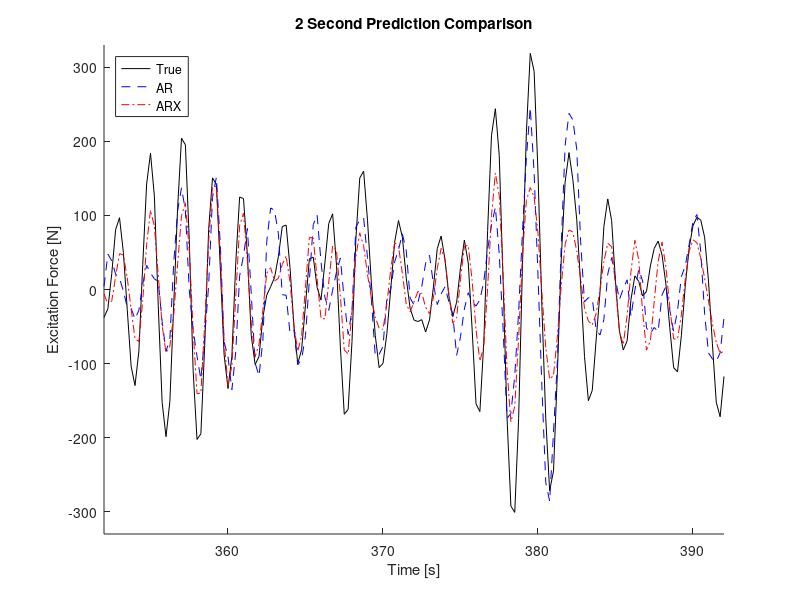
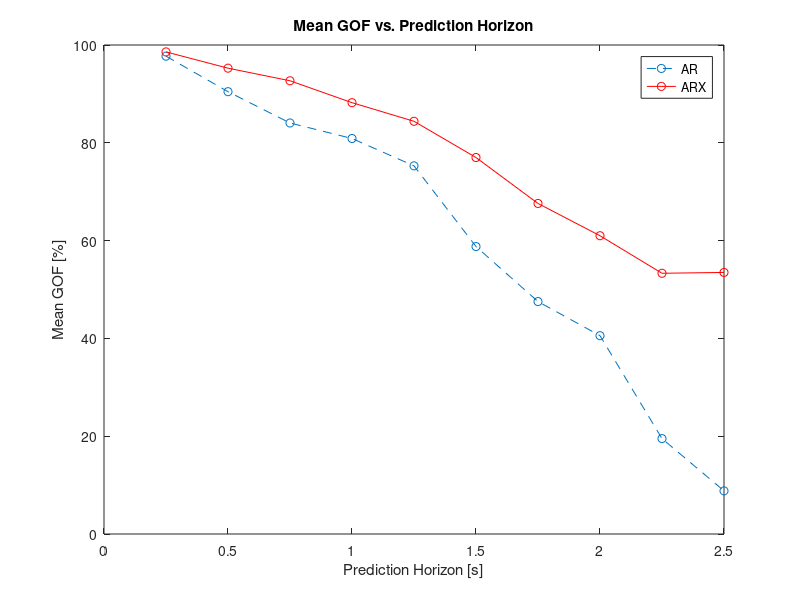

MATLAB code to generate these figures, in order: (Note: this script raises an error after producing the figures.)
% This script is written on 5/13/19
% The purpose is to plot the figures use in the third article in my
% disseration. 
% A readme type discussion follows:

% ARforecastVals.mat: comes from aving the adjusted NMSE using the AR model in NMSE_t script
% ARXforecastVals.mat: comes from saving the adjusted NMSE using the AR model in NMSE_t script
% saveTime.mat: comes from saving the time from stakedAR_ARX.m
% FexConv.mat: comes from saving the true Fex from stackedARX_ARX.m with
% the correct settings
% FexEst: comes from saving the est Fex from stackedARX_ARX.m with
% the correct settings

clear all
close all
clc
format compact
addpath(fullfile(cd, '..', filesep, 'Functions'))

load ARforecastVals.mat
    ARforecast = saveVals;
load ARXforecastVals.mat
    ARXforecast = saveVals;
load saveTime.mat
    Time = saveTime;
load FexConv.mat 
    Conv = saveConv;
load FexEst.mat
    Est = saveFex;

figure()
hold on
plot(Time,Est,'k')
plot(Time,ARforecast,'b--')
plot(Time,ARXforecast,'r-.')
legend('True','AR','ARX','Location','NorthWest')
title('2 Second Prediction Comparison')
ylabel('Excitation Force [N]')
xlabel('Time [s]')
axis([352,392,-330,330])


%% NMSE(t) plot
forecastParams.subNo = 50;
Fs = 200/forecastParams.subNo;
Ts = 1/Fs;
n = 10;
forecastVec = [1*Ts:Ts:n*Ts];

load ARNMSE_adjusted.mat
ARnmse = NMSE_adjusted;
load ARXNMSE_adjusted.mat
ARXnmse = NMSE_adjusted;

figure()
plot(forecastVec,100.*ARnmse,'o--',forecastVec,100.*ARXnmse,'ro-')
legend('AR','ARX')
ylabel('Mean GOF [%]')
xlabel('Prediction Horizon [s]')
title('Mean GOF vs. Prediction Horizon')


%% Comparing ARX_AR vs AR only.
% Each one of the full NMSE matricies will be loaded. These are saved from
% the NMSE_t.m script 
load AR_NMSE.mat
AR_NMSE = NMSE;
load ARX_AR_NMSE
ARXAR_NMSE = NMSE;
Periods = [0,0,1.9,1.9,1.9,2.37,2.37,2.37,2.69,2.69,2.69,3.16,3.16,3.95,4.74,5.53,2.06,2.37];
deadTime = [0,0,2.53,2.53,2.53,2.03,2.03,2.03,1.79,1.79,1.79,1.52,1.52,1.22,1.01,0.89,2.33,2.03];
n = 20;
forecastVec = [1*Ts:Ts:n*Ts];
for k = 3:18 % create matrix of dimensionless forecast times.
dimForecast(:,k) = forecastVec/Periods(k);
end

extraHorizon = 0.5; % the time AR forecasts beyond dead time
cutTime = round((deadTime+extraHorizon)./Ts);
ARnans = AR_NMSE;
ARXARnans = ARXAR_NMSE;

for k = 1:length(forecastVec)
    for kk = 3:18
        if cutTime(kk) < forecastVec(k)/Ts
           ARnans(k:end,kk) = NaN;
           ARXARnans(k:end,kk) = NaN;
        end    
    end
    
end

for k = 1:length(forecastVec)
ARNMSE_adjusted(k) = nanmean(ARnans(k,3:18));
ARXARNMSE_adjusted(k) = nanmean(ARXARnans(k,3:18));
end


figure()
plot(forecastVec,100.*ARNMSE_adjusted,'bo--',forecastVec,100.*ARXARNMSE_adjusted,'ko-')
xlabel('Prediction Horizon [s]')
ylabel('Mean GOF [%]')
title('Mean GOF, Horizon Extended 0.5 seconds')
legend('AR','ARX+AR')


%% Comparing AR and ARXAR
load ARNMSE_3_11.mat
AR9_NMSE = NMSE(:,3:11);
load ARXARNMSE_3_11.mat
ARXAR9_NMSE = NMSE(:,3:11);

Fs = 200/forecastParams.subNo;
Ts = 1/Fs;
n = length(AR9_NMSE);
forecastVec = [1*Ts:Ts:n*Ts];

for k = 2:3:10
    AR3_NMSE(:,round(k/3)) = mean(AR9_NMSE(:,k-1:k+1),2);
    ARXAR3_NMSE(:,round(k/3)) = mean(ARXAR9_NMSE(:,k-1:k+1),2);
end

% figure()
% Tp = 1.9;
% subplot(3,1,1)
% plot(forecastVec./Tp,100.*AR3_NMSE(:,1),'b--',forecastVec./Tp,100.*ARXAR3_NMSE(:,1),'r')
% hold on
% plot([1.33,1.33],[0,100],'k')
% hold off
% axis([0,forecastVec(end)./Tp,0,100])
% ylabel('GOF [%]')
% title('Runs 3-5')
% 
% subplot(3,1,2)
% Tp = 2.37;
% plot(forecastVec./Tp,100.*AR3_NMSE(:,2),'b--',forecastVec./Tp,100.*ARXAR3_NMSE(:,2),'r')
% hold on
% plot([0.85,0.85],[0,100],'k')
% hold off
% axis([0,forecastVec(end)./Tp,0,100])
% ylabel('GOF [%]')
% title('Runs 6-8')
% 
% subplot(3,1,3)
% Tp = 2.69;
% plot(forecastVec./Tp,100.*AR3_NMSE(:,3),'b--',forecastVec./Tp,100.*ARXAR3_NMSE(:,3),'r')
% hold on
% plot([0.66,0.66],[0,100],'k')
% hold off
% axis([0,forecastVec(end)./Tp,0,100])
% ylabel('GOF [%]')
% title('Runs 9-11')
% xlabel('Horizon/T_p')

% %% Testing individual runs
% close all
% for k = 1:9
%     figure(k)
%     plot(forecastVec,100.*AR9_NMSE(:,k),'b--',forecastVec,100.*ARXAR9_NMSE(:,k),'r')
% 
% end

%% 9 runs subplot to show individual wave climates.
load ARNMSE_10steps.mat
AR9 = NMSE(:,3:11);
load ARXNMSE_10steps.mat
ARX9 = NMSE(:,3:11);

Fs = 200/forecastParams.subNo;
Ts = 1/Fs;
n = 10;
forecastVec = [1*Ts:Ts:n*Ts];
deadTime = [0,0,2.53,2.53,2.53,2.03,2.03,2.03,1.79,1.79,1.79,1.52,1.52,1.22,1.01,0.89,2.33,2.03];
deadSteps = round(deadTime./Ts);
ARnans = 100.*AR9;
ARXnans = 100.*ARX9;

for k = 1:length(forecastVec)
    for kk = 1:9
        if deadSteps(kk+2) < forecastVec(k)/Ts % +2 adjusts for runNo index
           ARnans(k:end,kk) = NaN;
           ARXnans(k:end,kk) = NaN;
        end    
    end
    
end

figure()
subplot(3,1,1)
plot(forecastVec,mean(ARnans(:,1:3),2),'bo--',forecastVec,mean(ARXnans(:,1:3),2),'ro-')
title('Mean GOF for Runs 1-3, T_p=1.9s')
% axis([0,2.5,0,100])
ylabel('GOF [%]')
legend('AR','ARX','Location','SouthWest')


subplot(3,1,2)
cutoffNum = 2;
plot(forecastVec(1:end-cutoffNum),mean(ARnans(1:end-cutoffNum,4:6),2),'bo--',forecastVec(1:end-cutoffNum),mean(ARXnans(1:end-cutoffNum,4:6),2),'ro-')
title('Mean GOF for Runs 4-6, T_p=2.37s')
% axis([0,2.5,0,100])
ylabel('GOF [%]')
legend('AR','ARX','Location','SouthWest')


subplot(3,1,3)
cutoffNum = 3;
plot(forecastVec(1:end-cutoffNum),mean(ARnans(1:end-cutoffNum,7:9),2),'bo--',forecastVec(1:end-cutoffNum),mean(ARXnans(1:end-cutoffNum,7:9),2),'ro-')
title('Mean GOF for Runs 7-9, T_p=2.69s')
% axis([0,2.5,0,100])
xlabel('Prediction Horizon [s]')
ylabel('GOF [%]')
legend('AR','ARX','Location','SouthWest')





